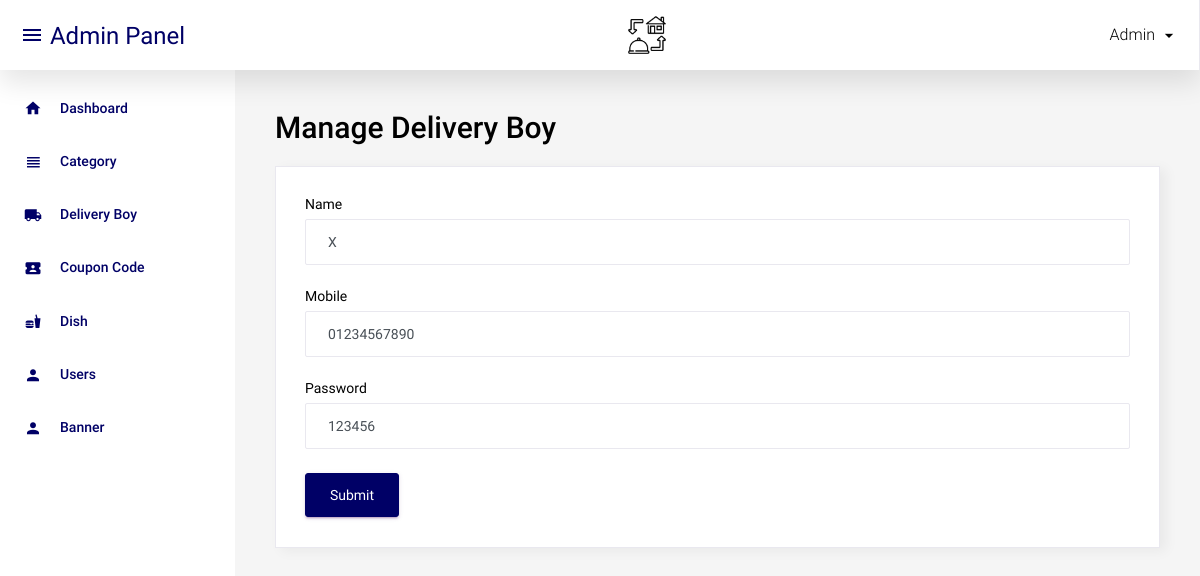
The app's page /admin/manage_delivery_boy.php?id=1 (signed in) with its own data.
### tables this page shows
CREATE TABLE `delivery_boy` (
  `id` int(11) NOT NULL,
  `name` varchar(50) NOT NULL,
  `mobile` varchar(50) NOT NULL,
  `password` varchar(50) NOT NULL,
  `status` int(11) NOT NULL,
  `added_on` datetime NOT NULL
);

### function.inc.php (called while the page is built, shortened)
<?php
function get_safe_value($str){
	global $con;
	$str=mysqli_real_escape_string($con,$str);
	return $str;
}
	?>

### admin/manage_delivery_boy.php (the view, shortened to what this page needs)
<?php
include('top.php');
$name="";
$mobile="";
$password="";
if(isset($_GET['id']) && $_GET['id']>0){
	$id=get_safe_value($_GET['id']);
	$row=mysqli_fetch_assoc(mysqli_query($con,"select * from delivery_boy where id='$id'"));
	$name=$row['name'];
	$password=$row['password'];
	$mobile=$row['mobile'];
}
?>
<div class="row">
			<h1 class="grid_title ml10 ml15">Manage Delivery Boy</h1>
            <div class="col-12 grid-margin stretch-card">
              <div class="card">
                <div class="card-body">
                  <form class="forms-sample" method="post">
                    <div class="form-group">
                      <label for="exampleInputName1">Name</label>
                      <input type="text" class="form-control" placeholder="name" name="name" required value="<?php echo $name?>">
                    </div>
					<div class="form-group">
                      <label for="exampleInputName1">Mobile</label>
                      <input type="text" class="form-control" placeholder="mobile" name="mobile" required value="<?php echo $mobile?>">
                    </div>
                    <div class="form-group">
                      <label for="exampleInputEmail3" required>Password</label>
                      <input type="textbox" class="form-control" placeholder="Password" name="password"  value="<?php echo $password?>">
                    </div>
                    <button type="submit" class="btn btn-primary mr-2" name="submit">Submit</button>
                  </form>
                </div>
              </div>
            </div>
		 </div>
<?php include('footer.php');?>

### records on screen
delivery_boy: name "X", mobile "01234567890", password "123456"
